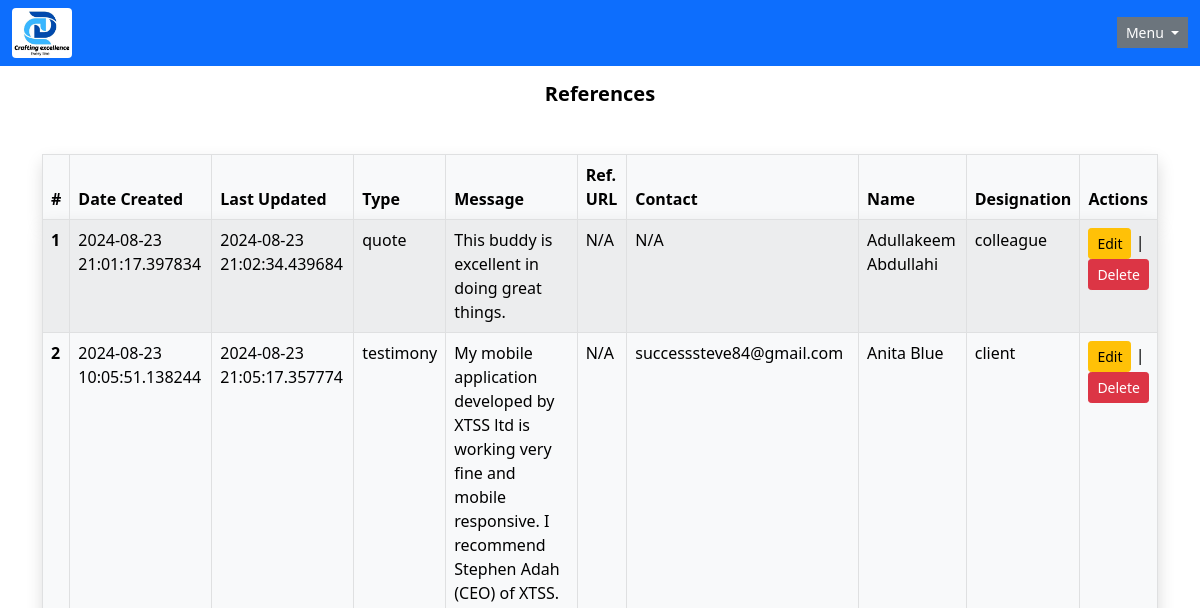
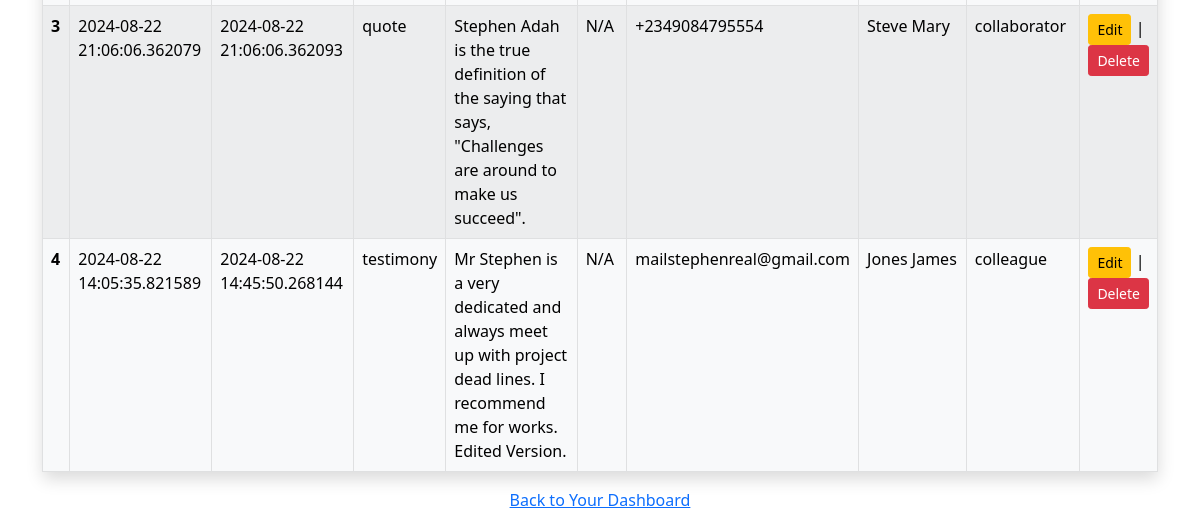
Before: /references with the older database file (2 pictures, top to bottom).
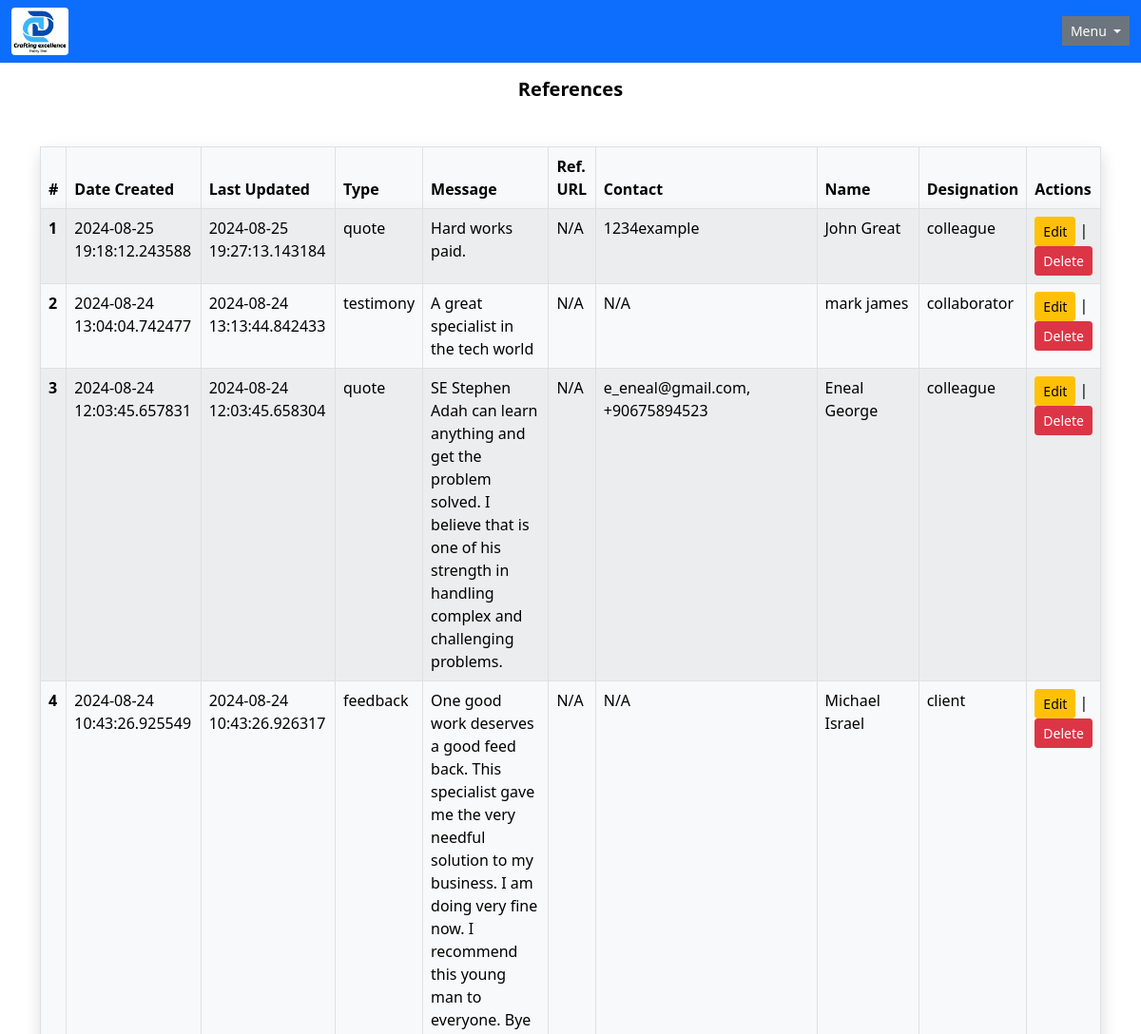
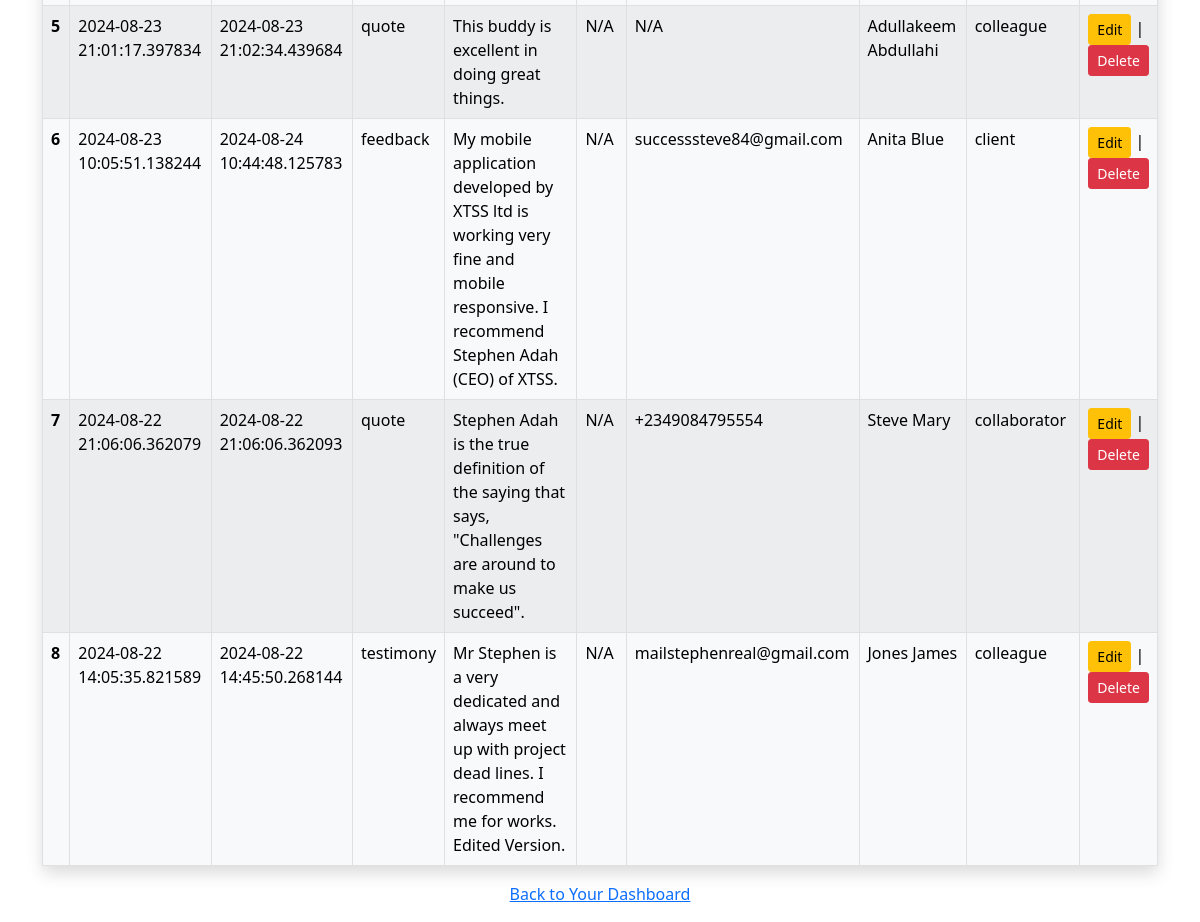
After: the same page with the newer database file (2 pictures, top to bottom).
### app/models/reference.py (models this page shows, shortened)
class Reference(db.Model):
    __tablename__ = 'reference'
    reference_id: Mapped[int] = mapped_column(primary_key=True)
    date_created: Mapped[datetime] = mapped_column(
        DateTime, default=datetime.utcnow
    )
    date_updated: Mapped[datetime] = mapped_column(
        DateTime, default=datetime.utcnow, onupdate=datetime.utcnow
    )
    reference_type: Mapped[str] = mapped_column(
        String(length=50), unique=False
    )
    message: Mapped[str] = mapped_column(Text)
    reference_link: Mapped[Optional[str]] = mapped_column(
        String(length=255), unique=False
    )
    contact: Mapped[Optional[str]] = mapped_column(
        String(length=100), unique=False
    )
    name: Mapped[str] = mapped_column(
        String(length=100), unique=False
    )
    designation: Mapped[str] = mapped_column(
        String(length=50), unique=False
    )

### app/routes/references.py (the view)
@references_bp.route("/references", methods=['GET'], strict_slashes=False)
def list_references():
        references = Reference.query.all()
        return render_template('list_references.html', references=references)

### app/templates/list_references.html (shortened to what this page needs)
{% extends "admin-base.html" %}
{% block content %}
   <body>
     <h1 class= "h5 text-center fw-bold">References</h1>
     <div class="container mt-5">
      <div class="row">
      <div class="col-md-12">
       <table class="table table-hover table-bordered table-striped">
         <thead class="table-light shadow">
           <tr>
             <th scope="col">#</th>
             <th scope="col">Date Created</th>
             <th scope="col">Last Updated</th>
             <th scope="col">Type</th>
             <th scope="col">Message</th>
             <th scope="col">Ref. URL</th>
             <th scope="col">Contact</th>
             <th scope="col">Name</th>
             <th scope="col">Designation</th>
             <th scope="col">Actions</th>
           </tr>
         </thead>
         <tbody class="table-light shadow">
           {% for reference in references[::-1] %}
             <tr>
                <th scope="row text-dark">{{ loop.index }}</th>
                <td>{{ reference.date_created }}</td>
                <td>{{ reference.date_updated }}</td>
                <td>{{ reference.reference_type }}</td>
                <td>{{ reference.message }}</td>
                <td>
                        {% if reference.url_link %}
                        <a href="{{ reference.reference_link }}"
                           target="_blank">{{ reference.reference_link }}
                        </a>
                        {% else %}
                           N/A
                        {% endif %}
                </td>
                <td>{{ reference.contact or "N/A"}}</td>
                <td>{{ reference.name }}</td>
                <td>{{ reference.designation }}</td>
                <td>
                  <a href="{{ url_for('main.references.edit_reference', reference_id=reference.reference_id) }}", class="btn btn-sm btn-warning">Edit</a>
                         |
                  <form action="{{ url_for('main.references.delete_reference', reference_id=reference.reference_id) }}" method='POST'">
                    <button type='submit' class="btn btn-sm btn-danger" onclick="return confirm('Are you sure you want to delete this reference?');">
                       Delete
                    </button>
                  </form>
                </td>
             </tr>
           {% endfor %}
         </tbody>
       </table>
      </div>
      </div>
     </div>
   </body>
{% endblock %}

Changed rows visible on the page:
added Reference: date_created "2024-08-25 19:18:12.243588", date_updated "2024-08-25 19:27:13.143184", reference_type "quote", message "Hard works paid.", contact "1234example", name "John Great", designation "colleague"
added Reference: date_created "2024-08-24 13:04:04.742477", date_updated "2024-08-24 13:13:44.842433", reference_type "testimony", message "A great specialist in the tech world", contact "N/A", name "mark james", designation "collaborator"
added Reference: date_created "2024-08-24 12:03:45.657831", date_updated "2024-08-24 12:03:45.658304", reference_type "quote", message "SE Stephen Adah can learn anything and get the problem solved. I believe that is one of his strength in handling complex and challenging problems.", contact "e_eneal@gmail.com, +90675894523", name "Eneal George", designation "colleague"
added Reference: date_created "2024-08-24 10:43:26.925549", date_updated "2024-08-24 10:43:26.926317", reference_type "feedback", message "One good work deserves a good feed back. This specialist gave me the very needful solution to my business. I am doing very fine now. I recommend this young man to everyone. Bye", contact "N/A", name "Michael Israel", designation "client"
changed Reference "successsteve84@gmail.com": date_updated "2024-08-23 21:05:17.357774" → "2024-08-24 10:44:48.125783"; reference_type "testimony" → "feedback"
